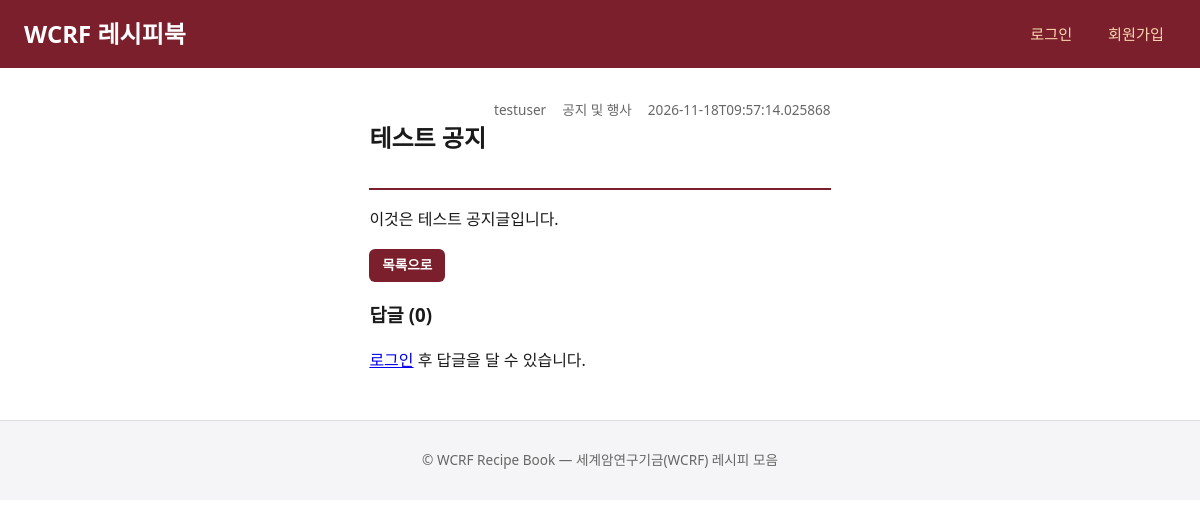
/posts/1, run on the app's committed database.
### tables this page shows
CREATE TABLE posts (
            id INTEGER PRIMARY KEY AUTOINCREMENT,
            board_id INTEGER NOT NULL,
            author_id INTEGER,
            author_username TEXT,
            title TEXT NOT NULL,
            content TEXT NOT NULL DEFAULT '',
            created_at TEXT NOT NULL,
            updated_at TEXT NOT NULL,
            is_deleted INTEGER NOT NULL DEFAULT 0
        );

CREATE TABLE boards (
            id INTEGER PRIMARY KEY AUTOINCREMENT,
            name TEXT NOT NULL,
            slug TEXT UNIQUE NOT NULL,
            description TEXT,
            created_at TEXT NOT NULL DEFAULT ''
        );

### app.py (the view)
@app.route("/posts/<int:post_id>")
def post_detail(post_id):
    db = get_db()
    post = db.execute(
        """SELECT p.*, b.name AS board_name, b.slug AS board_slug
           FROM posts p JOIN boards b ON p.board_id = b.id
           WHERE p.id = ? AND p.is_deleted = 0""",
        (post_id,),
    ).fetchone()
    if not post:
        db.close()
        abort(404)
    replies = db.execute(
        """SELECT r.*, u.username AS author_username
           FROM post_replies r LEFT JOIN users u ON r.author_id = u.id
           WHERE r.post_id = ? AND r.is_deleted = 0
           ORDER BY r.created_at ASC""",
        (post_id,),
    ).fetchall()
    db.close()
    return render_template("post_detail.html", post=post, replies=replies)

### app.py (called while the page is built, shortened)
def get_db():
    db = sqlite3.connect(DB_PATH)
    db.row_factory = sqlite3.Row
    return db

def current_user():
    uid = session.get("user_id")
    if not uid:
        return None

@app.before_request
def load_user():
    g._user_cache = None
    g.user = current_user()

@app.context_processor
def inject_user():
    return dict(current_user=g.user, category_label=lambda k: k.replace("-", " ").title())

### templates/post_detail.html (shortened to what this page needs)
{% extends "base.html" %}
{% block content %}
<div class="container board-page">
  <div class="post-header">
    <h2>{{ post.title }}</h2>
    <div class="post-meta">
      <span>{{ post.author_username or post.author_id }}</span>
      <span>{{ post.board_name }}</span>
      <span>{{ post.created_at }}</span>
    </div>
  </div>
  <div class="post-content">{{ post.content }}</div>
  <a href="{{ url_for('board_view', slug=post.board_slug) }}" class="btn btn-small">목록으로</a>
  <h3>답글 ({{ replies|length }})</h3>
  {% if current_user %}
  <div class="form-group reply-form">
    <textarea id="reply-content" rows="3" placeholder="답글을 입력하세요"></textarea>
    <button type="button" id="reply-submit" class="btn btn-small">답글 달기</button>
  </div>
  {% else %}
  <p><a href="{{ url_for('login') }}">로그인</a> 후 답글을 달 수 있습니다.</p>
  {% endif %}
</div>
{% endblock %}

### static/style.css (style rules this page uses)
* { box-sizing: border-box; }
body { font-family: system-ui, -apple-system, Segoe UI, Roboto, 'Malgun Gothic', sans-serif; margin: 0; color: #1a1a1a; line-height: 1.5; }
.container { max-width: 1200px; margin: 0 auto; padding: 0 1.5rem; }
.btn { display: inline-block; background: #7a1f2b; color: #fff; padding: 0.55rem 1rem; border-radius: 6px; text-decoration: none; font-weight: 600; border: none; cursor: pointer; font-size: 0.95rem; }
.btn-small { padding: 0.4rem 0.8rem; font-size: 0.85rem; }
.board-page { max-width: 800px; }
.post-header { border-bottom: 2px solid #7a1f2b; padding-bottom: 0.75rem; margin-bottom: 1rem; display: flex; justify-content: space-between; align-items: start; flex-wrap: wrap; gap: 0.5rem; }
.post-meta { font-size: 0.85rem; color: #666; display: flex; gap: 1rem; }
.post-content { white-space: pre-wrap; line-height: 1.7; margin-bottom: 1rem; }

### data on the page
posts: title "테스트 공지", author_username "testuser", created_at "2026-11-18T09:57:14.025868", content "이것은 테스트 공지글입니다."
boards: board_name "공지 및 행사"

### other printed values
{{ replies|length }} "0"
